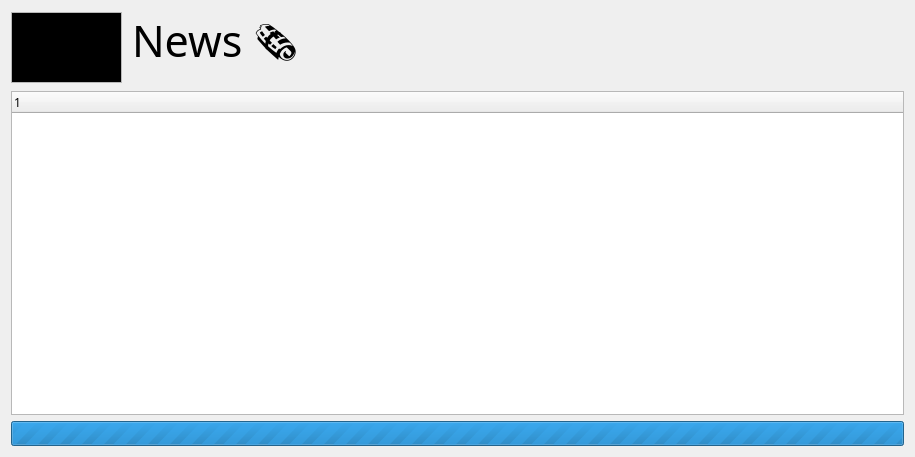
<?xml version="1.0" encoding="UTF-8"?>
<ui version="4.0">
 <class>news</class>
 <widget class="QDialog" name="news">
  <property name="windowModality">
   <enum>Qt::WindowModality::WindowModal</enum>
  </property>
  <property name="geometry">
   <rect>
    <x>0</x>
    <y>0</y>
    <width>915</width>
    <height>457</height>
   </rect>
  </property>
  <property name="font">
   <font>
    <family>Comfortaa</family>
    <hintingpreference>PreferNoHinting</hintingpreference>
   </font>
  </property>
  <property name="windowTitle">
   <string>News</string>
  </property>
  <property name="windowIcon">
   <iconset resource="../assets/assets.qrc">
    <normaloff>:/base/images/wikiLYNX_logo.svg</normaloff>:/base/images/wikiLYNX_logo.svg</iconset>
  </property>
  <layout class="QVBoxLayout" name="verticalLayout">
   <item>
    <layout class="QHBoxLayout" name="horizontalLayout">
     <property name="spacing">
      <number>10</number>
     </property>
     <property name="leftMargin">
      <number>0</number>
     </property>
     <item>
      <widget class="QTextBrowser" name="appLogo">
       <property name="sizePolicy">
        <sizepolicy hsizetype="Fixed" vsizetype="Fixed">
         <horstretch>0</horstretch>
         <verstretch>0</verstretch>
        </sizepolicy>
       </property>
       <property name="minimumSize">
        <size>
         <width>111</width>
         <height>71</height>
        </size>
       </property>
       <property name="maximumSize">
        <size>
         <width>111</width>
         <height>71</height>
        </size>
       </property>
       <property name="verticalScrollBarPolicy">
        <enum>Qt::ScrollBarPolicy::ScrollBarAlwaysOff</enum>
       </property>
       <property name="horizontalScrollBarPolicy">
        <enum>Qt::ScrollBarPolicy::ScrollBarAlwaysOff</enum>
       </property>
       <property name="html">
        <string>&lt;!DOCTYPE HTML PUBLIC &quot;-//W3C//DTD HTML 4.0//EN&quot; &quot;http://www.w3.org/TR/REC-html40/strict.dtd&quot;&gt;
&lt;html&gt;&lt;head&gt;&lt;meta name=&quot;qrichtext&quot; content=&quot;1&quot; /&gt;&lt;meta charset=&quot;utf-8&quot; /&gt;&lt;style type=&quot;text/css&quot;&gt;
p, li { white-space: pre-wrap; }
hr { height: 1px; border-width: 0; }
li.unchecked::marker { content: &quot;\2610&quot;; }
li.checked::marker { content: &quot;\2612&quot;; }
&lt;/style&gt;&lt;/head&gt;&lt;body style=&quot; font-family:'Comfortaa'; font-size:10pt; font-weight:400; font-style:normal;&quot; bgcolor=&quot;#000000&quot;&gt;
&lt;p style=&quot; margin-top:0px; margin-bottom:0px; margin-left:0px; margin-right:0px; -qt-block-indent:0; text-indent:0px;&quot;&gt;&lt;img src=&quot;:/base/images/wikiLYNX_logo.svg&quot; width=&quot;100&quot; height=&quot;60&quot; /&gt;&lt;/p&gt;&lt;/body&gt;&lt;/html&gt;</string>
       </property>
      </widget>
     </item>
     <item>
      <widget class="QLabel" name="label">
       <property name="font">
        <font>
         <family>Courier Prime</family>
         <pointsize>32</pointsize>
         <hintingpreference>PreferNoHinting</hintingpreference>
        </font>
       </property>
       <property name="text">
        <string>News 🗞️</string>
       </property>
      </widget>
     </item>
    </layout>
   </item>
   <item>
    <widget class="QTreeWidget" name="treeWidget">
     <property name="sortingEnabled">
      <bool>false</bool>
     </property>
     <column>
      <property name="text">
       <string notr="true">1</string>
      </property>
     </column>
    </widget>
   </item>
   <item>
    <widget class="QProgressBar" name="progressBar">
     <property name="maximum">
      <number>0</number>
     </property>
     <property name="value">
      <number>0</number>
     </property>
     <property name="textVisible">
      <bool>false</bool>
     </property>
    </widget>
   </item>
  </layout>
 </widget>
 <resources>
  <include location="../assets/assets.qrc"/>
 </resources>
 <connections/>
</ui>
